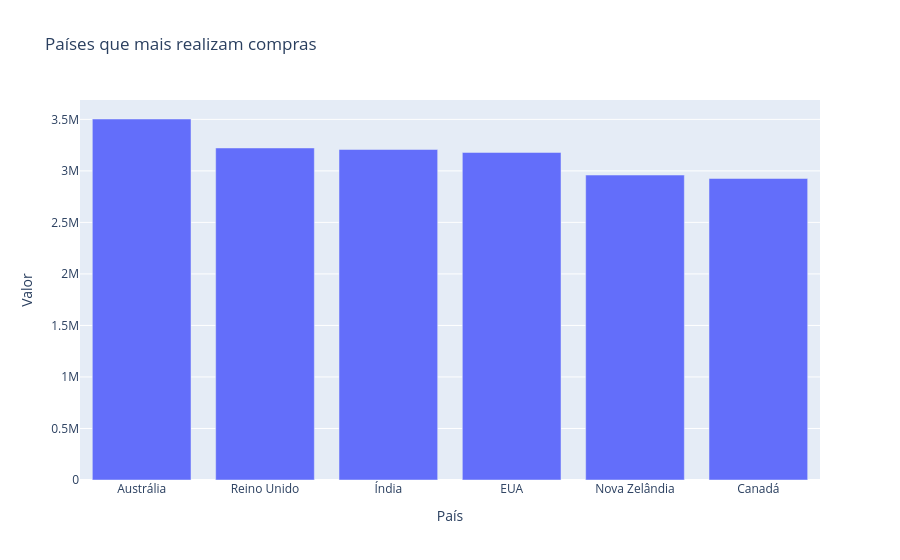

The notebook cell this image was saved under:
### Markdown cell above
Existe algum pais que compra mais?

### Code cell
pais = df_analise_tratada.groupby("País")["Valor"].sum().sort_values(ascending = False).reset_index()
grafico = px.bar(pais, x = "País", y = "Valor", title="Países que mais realizam compras")
grafico.show()

faturamento_total = pais["Valor"].sum()
pais["Participação (%)"]= (pais["Valor"] / faturamento_total * 100).round(2)
display(pais)

### Figure 1 — Plotly figure (JSON) as saved in the notebook; plotly's stock layout.template omitted (floating-point values rounded to 4 significant figures)
{"data": [{"hovertemplate": "País=%{x}<br>Valor=%{y}<extra></extra>", "legendgroup": "", "marker": {"color": "#636efa", "pattern": {"shape": ""}}, "name": "", "orientation": "v", "showlegend": false, "textposition": "auto", "type": "bar", "x": ["Austrália", "Reino Unido", "Índia", "EUA", "Nova Zelândia", "Canadá"], "xaxis": "x", "y": [3504000.0, 3222000.0, 3208000.0, 3179000.0, 2960000.0, 2926000.0], "yaxis": "y"}], "layout": {"barmode": "relative", "legend": {"tracegroupgap": 0}, "title": {"text": "Países que mais realizam compras"}, "xaxis": {"anchor": "y", "domain": [0, 1], "title": {"text": "País"}}, "yaxis": {"anchor": "x", "domain": [0, 1], "title": {"text": "Valor"}}}}
